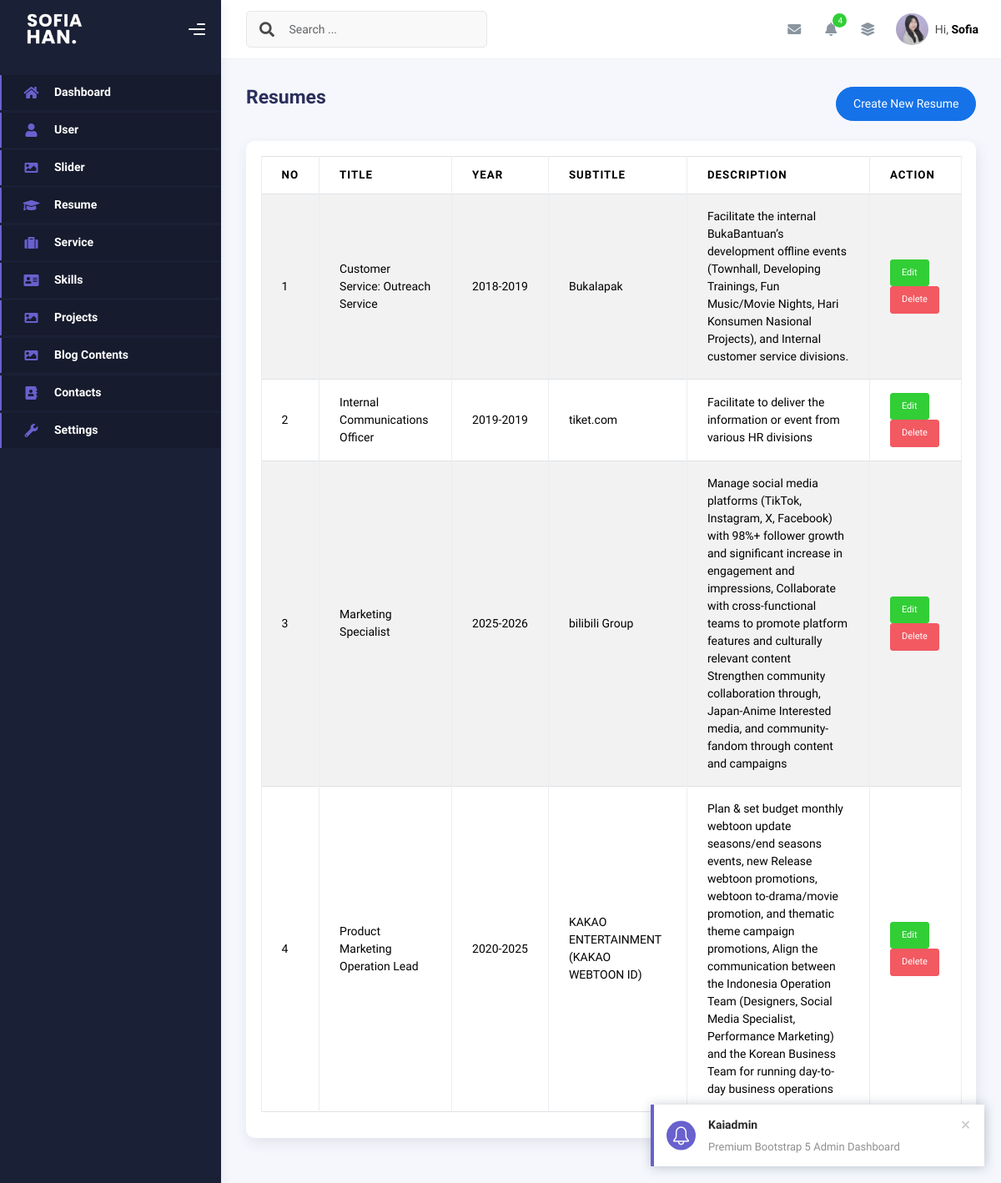
The app's page /admin/resume.php, older data.
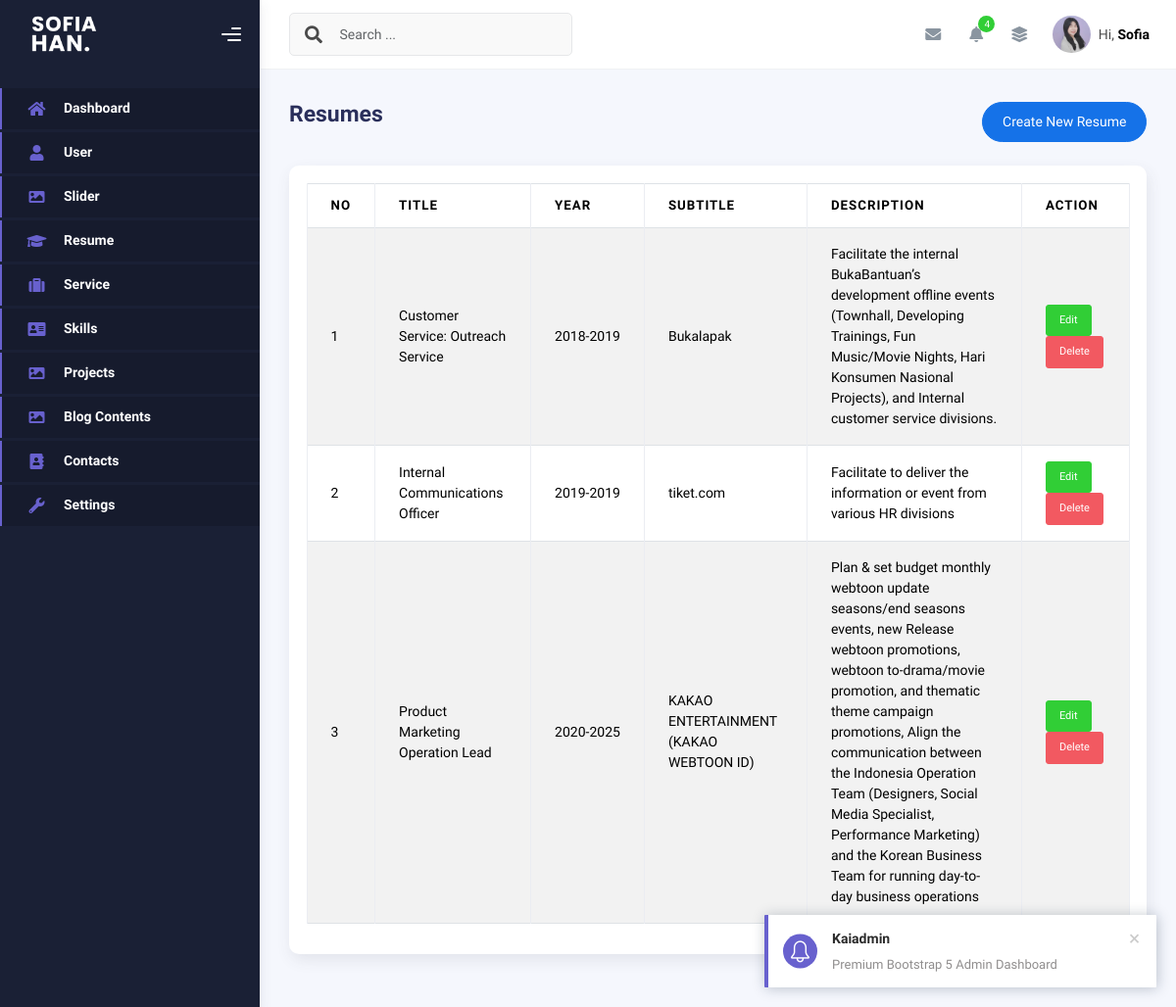
The same page, newer data.
### tables this page shows
CREATE TABLE `resume` (
  `id` int(11) NOT NULL,
  `year_start` year(4) NOT NULL,
  `year_end` year(4) NOT NULL,
  `title` varchar(50) NOT NULL,
  `subtitle` varchar(50) NOT NULL,
  `description` text DEFAULT NULL,
  `submit_cv` varchar(50) NOT NULL,
  `created_at` timestamp NOT NULL DEFAULT current_timestamp(),
  `update_at` timestamp NULL DEFAULT NULL ON UPDATE current_timestamp()
);

### admin/resume.php (the view, shortened to what this page needs)
<?php
include "config/koneksi.php";
$query = mysqli_query($conn, "SELECT * FROM resume ORDER BY id DESC");
$rows = mysqli_fetch_all($query, MYSQLI_ASSOC);
?>
<!DOCTYPE html>
<html lang="en">
<head>
    <?php
    include "inc/css.php";
    ?>
</head>
<body>
    <div class="wrapper">
        <?php
        include "inc/sidebar.php";
        ?>
        <div class="main-panel">
            <div class="main-header">
                <?php
                include "inc/navbar.php";
                ?>
            </div>
            <div class="container">
                <div class="page-inner">
                    <div class="d-flex align-items-left align-items-md-center flex-column flex-md-row pt-2 pb-4">
                        <div>
                            <h3 class="fw-bold mb-3">Resumes</h3>
                        </div>
                        <div class="ms-md-auto py-2 py-md-0">
                            <a href="create-resume.php" class="btn btn-primary btn-round">Create New Resume</a>
                        </div>
                    </div>
                    <div class="row">
                        <div class="col-sm-6 col-md-12">
                            <div class="card">
                                <div class="card-body">
                                    <table class="table table-bordered table-striped">
                                        <thead>
                                            <tr>
                                                <th>No</th>
                                                <th>Title</th>
                                                <th>Year</th>
                                                <th>Subtitle</th>
                                                <th>Description</th>
                                                <th>Action</th>
                                            </tr>
                                        </thead>
                                        <tbody>
                                            <?php foreach ($rows as $index => $row): ?>
                                            <tr>
                                                <td><?php echo $index += 1 ?></td>
                                                <td><?php echo $row['title'] ?></td>
                                                <td><?php echo $row['year_start'] . "-" . $row['year_end'] ?></td>
                                                <td><?php echo $row['subtitle'] ?></td>
                                                <td><?php echo $row['description'] ?></td>
                                                <td>
                                                    <a class="btn btn-success btn-sm"
                                                        href="create-resume.php?edit=<?php echo $row['id'] ?>">Edit</a>
                                                    <a onclick="return confirm('Are you sure wanna delete this data?')"
                                                        class=" btn btn-danger btn-sm"
                                                        href="resume.php?delete=<?php echo $row['id'] ?>">Delete</a>
                                                </td>
                                            </tr>
                                            <?php endforeach ?>
                                        </tbody>
                                    </table>
                                </div>
                            </div>
                        </div>
                    </div>
                </div>
            </div>
</body>
</html>

Row changes from the older to the newer data that the page shows:
removed resume: index "3", title "Marketing Specialist", year_start "2025", year_end "2026", subtitle "bilibili Group", description "Manage social media platforms (TikTok, Instagram, X, Facebook) with 98%+ follower growth and significant increase in engagement and impressions, Collaborate with cross-functional teams to promote platform features and culturally relevant content Strengthen community collaboration through, Japan-Anime Interested media, and community-fandom through content and campaigns"
computed for resume "Product Marketing Operation Lead": index "4" → "3"
